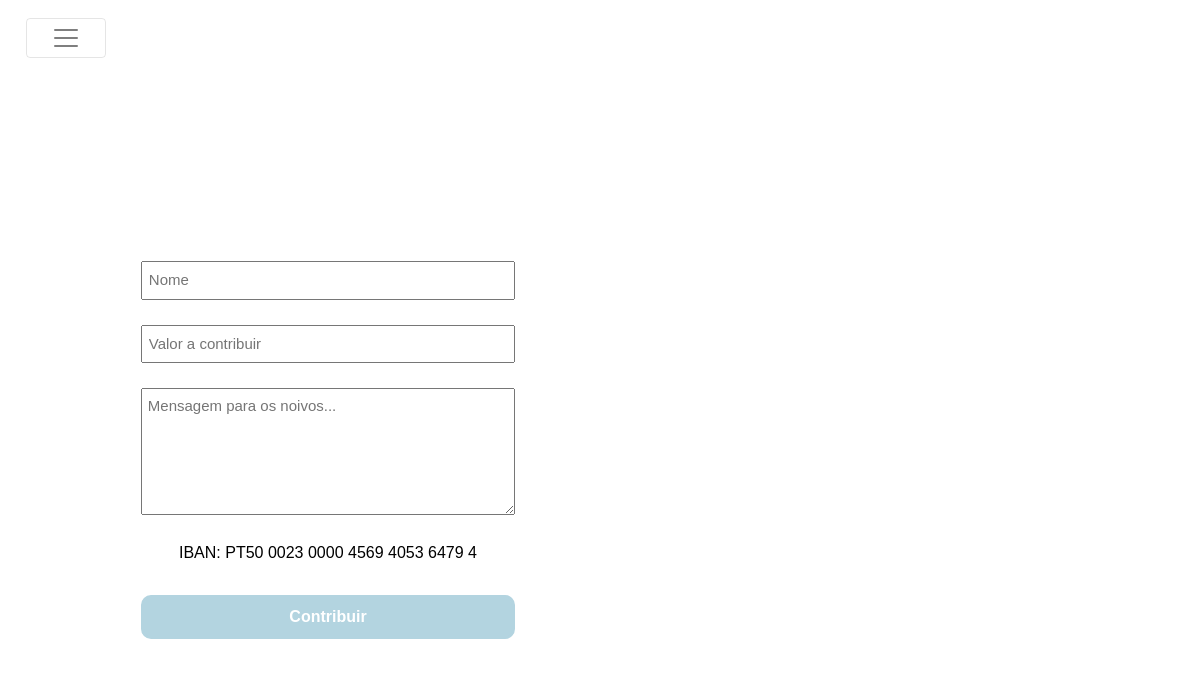
Page /products/product/1 on the earlier database version.
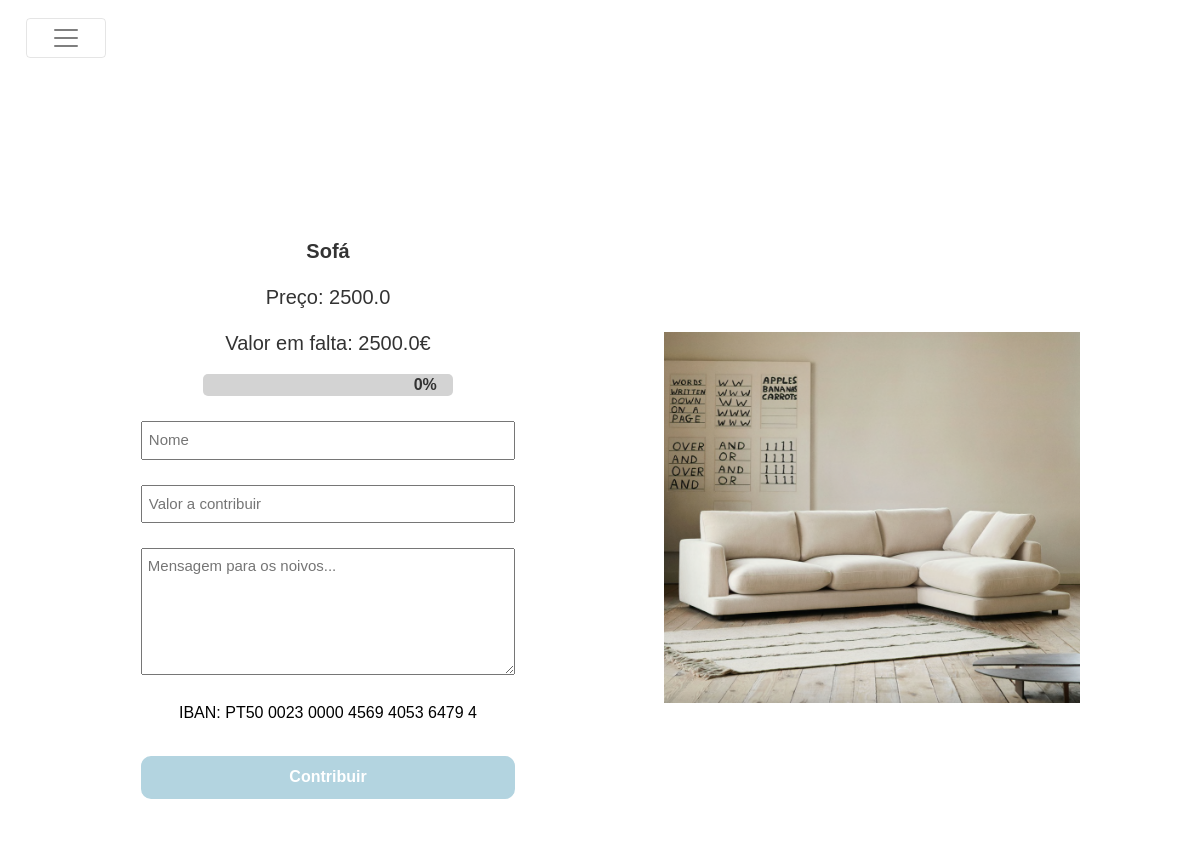
Same page on the later database version.
### margaridaealberto/models/products.py (models this page shows, shortened)
class Product(db.Model ,model.Model,model.Base):
    __tablename__ = 'products'
    __table_args__ = {'extend_existing': True}
    id = Column(Integer, primary_key=True)
    name = Column(String(80), unique=True, nullable=False)
    description = Column(Text)
    price = Column(Float)
    price_paid = Column(Float, default= 0.0)
    store = Column(Text)
    show_price = Column(Boolean, default=True)
    priority = Column(Integer, default=10)
    images = relationship('ProductImage', back_populates="product")
    contributions = relationship('Contribution', back_populates="product")
    def calculate_percentage(self):
        if self.price:
            ratio = (self.price_paid/self.price)
            return ratio * 100 if ratio <=1 else 100
        else:
            return 0.0
    def missing_value(self):
        return self.price - self.price_paid if self.price >= self.price_paid else 0

### margaridaealberto/models/product_images.py (models this page shows)
class ProductImage(db.Model ,model.Model,model.Base):
    __tablename__ = 'product_images'
    __table_args__ = {'extend_existing': True}
    id = Column(Integer, primary_key=True)
    path = Column(Text)
    product_id = Column(Integer, ForeignKey('products.id'))
    product = relationship('Product', back_populates="images")

### margaridaealberto/modules/products.py (the view, shortened to what this page needs)
@bp.route('/product/<product_id>', methods=('GET', 'POST'))
@bp.route('/product/<product_id>/<contribution_id>', methods=('GET', 'POST'))
def product(product_id,contribution_id=None):
    product = Product.query.filter_by(id=product_id).first()
    contribution=None
    if contribution_id:
        contribution = Contribution.query.filter_by(id=contribution_id).first()
    return render_template('products/product.html',product=product,contribution=contribution)

### margaridaealberto/templates/products/product.html (shortened to what this page needs)
{% extends 'layout.html' %}
{% import 'macros/progress_bar.html' as progress_bar with context %}
{% import 'macros/contributions.html' as contributions with context %}
{% block content %}
<div class="product_background"  >
  <div class="product_container_column">
    <div class="preco">
      <p><b>{{product.name}}</b></p>
      {% if product.show_price %}
        <p>Preço: {{product.price}}</p>
        <p>Valor em falta: {{product.missing_value()}}€</p>
        {{progress_bar.progress_bar(product.calculate_percentage()|int)}}
      {% endif %}
    </div>
    {{contributions.contribution_form()}}
  </div>
  <div class="product_container_column">
    {% for image in product.images %}
      <div class="mySlides">
        <img src="{{url_for('static',filename=image.path)}}" style="width:100%">
      </div>
    {% endfor %}
  </div>
</div>
{% endblock %}

### margaridaealberto/templates/layout.html (shortened to what this page needs)
<!DOCTYPE html>
<html lang="en">
    <head>
        <link href="https://maxcdn.bootstrapcdn.com/bootstrap/4.1.3/css/bootstrap.min.css" rel="stylesheet">
        <link href="{{ url_for('static', filename='style/phone_styles.css')}}" rel="stylesheet">
        <link href="{{ url_for('static', filename='style/phoneside_styles.css')}}" rel="stylesheet">
        <link href="{{ url_for('static', filename='style/styles.css')}}" rel="stylesheet">
        <link href="{{ url_for('static', filename='style/big_screen.css')}}" rel="stylesheet">
        <link href='https://unpkg.com/boxicons@2.1.1/css/boxicons.min.css' rel='stylesheet'>
    </head>
    <body>
        <div>
            <nav class="navbar navbar-expand-lg navbar-light bg-light">
                <button class="navbar-toggler" type="button" data-toggle="collapse" data-target="#navbarText" aria-controls="navbarText" aria-expanded="false" aria-label="Toggle navigation">
                  <span class="navbar-toggler-icon"></span>
                </button>
              </nav>
            </div>
        {% block content %}
        {% endblock %}
    </body>
</html>

### margaridaealberto/templates/macros/contributions.html
{% macro contribution_form() %}
<form method="post">
    <div class="form" id="form_contri">
        <div class ="info">
            <input type="text" name="name" placeholder="Nome">
            <input type="text" name="value_to_contribute" placeholder="Valor a contribuir">
            <textarea type="text" name="message" placeholder="Mensagem para os noivos..." cols="40" rows="5" ></textarea>
        </div>
        <div class="transfer_type" style="text-align: left;">
            <div>  IBAN: {{information['iban']}} </div>
        </div>
        <br>
        <button class ="accept" id="contribute">Contribuir</button>
    </div>
</form>
{% endmacro %}

### margaridaealberto/static/style/phoneside_styles.css (style rules this page uses)
@media (max-width: 75em) and (min-width: 47.99em) { .navbar-toggler { display: block!important; } }
@media (max-width: 75em) and (min-width: 47.99em) { #contribute { width:100%!important; } }
@media (max-width: 75em) and (min-width: 47.99em) { .mySlides { width:100%!important; } }

### margaridaealberto/static/style/styles.css (style rules this page uses)
.navbar-toggler { display: none; }
body, html { margin: 0; overflow-x: auto; text-align: center; height: 100%; width: 100%; font-family: 'Trebuchet MS', sans-serif; }
.bg-light { background-color: rgba(255,255,255,0.4)!important; }
.product_background { box-shadow: inset 0 0 0 1000px rgb(255 255 255 / 74%); min-height:100%; background-attachment: fixed; background-repeat: no-repeat!important; background-size: cover!important; display: flex; justify-content: center; flex-wrap: wrap; padding-top: 6rem; flex-direction: row; align-items: center; }
.navbar { position: relative; display: flex; flex-wrap: wrap; align-items: center; justify-content: space-between; padding: .5rem 1rem; }
.transfer_type { color: black; font-size: 1rem; display: flex; flex-direction: row; justify-content: space-around; padding: 0.4rem; align-items: center; }
.form { width: 90%; margin: -110px 63%; border-radius: 10px; color: white; padding: 0px 0px; }
.form input { font-size: 15px; color: #666; padding: 6px; margin: 25px auto 20px; display: block; width: 100%; }
.form textarea { font-size: 15px; color: #666; padding: 6px; margin: 25px auto 20px; display: block; width: 100%; }
button { color: #000000; background-color: #ece7e700; border: 0.2rem solid #000000; border-radius:5px; font-size: 1rem; font-weight: 600; padding: 0; width: 120px; margin: 10px 10px; transition: .5s!important; height: 2.5rem; width: 5rem; display: flex; justify-content: center; align-items: center; }
button.accept { color: white; background-color: rgb(179, 212,224); border: 0.2rem solid rgb(179, 212,224); border-radius: 10px; }
#contribute { margin: 0; width:80%; padding:5%; margin-right: 10%; }
.product_container_column { width: 40%; background: rgba(255, 255, 255, 0.7); padding: 2rem; margin: 2rem; }
.preco { font-size:20px; color:#333333; text-align:center; text-decoration: none; }
.mySlides { display: none; }
#form_contri { margin: auto; }
.progressBar { height: 1.4rem; background-color: lightgray; border-radius: 5px; }
.progressBar-zero { height: 100%; display: flex; justify-content: flex-end; align-items: center; font-size: 1rem; margin-right: 1rem; }
.progressBarContainer { width: 60%; margin-right: 20%; margin-left: 20%; }

Differences in the rows shown:
added Product: name "Sofá", price "2500.0", missing_value "2500.0", progress_bar "0%"
added ProductImage: path (picture)
Other differences:
text now shown: "Preço: Valor em falta: €"
